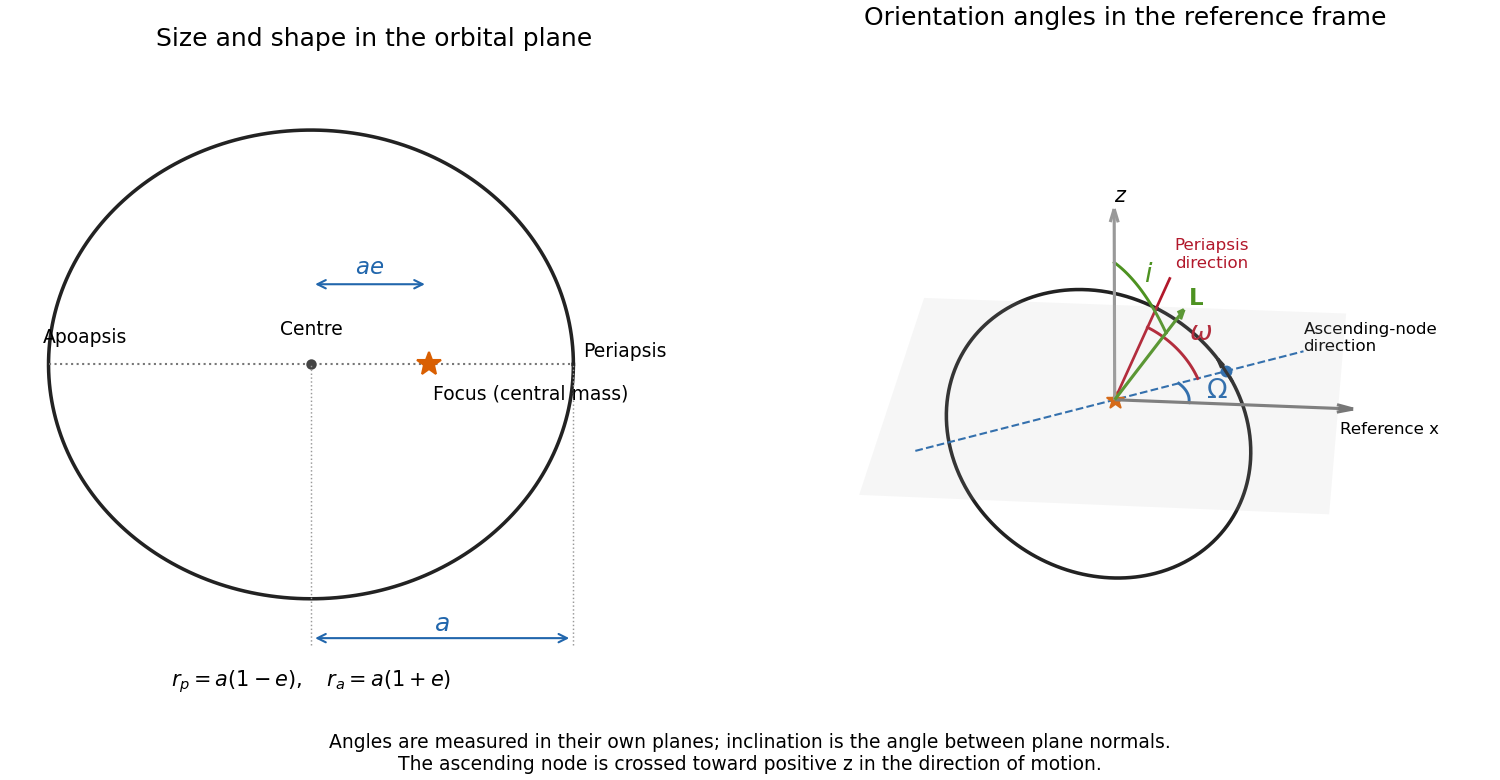

Write the Python code that produced this figure.
"""Original orbital-element geometry. Python 3.14; root NumPy/Matplotlib deps.
Emits opaque PNG basename to caller CWD and honors caller MPLCONFIGDIR.
"""
import numpy as np
import matplotlib
matplotlib.use('Agg')
import matplotlib.pyplot as plt

fig=plt.figure(figsize=(10,5.2),layout='constrained',facecolor='white')
left=fig.add_subplot(121)
a=1.8;e=.45;b=a*np.sqrt(1-e*e);E=np.linspace(0,2*np.pi,500)
left.plot(a*(np.cos(E)-e),b*np.sin(E),color='#222222',lw=1.7)
left.plot([-a*(1+e),a*(1-e)],[0,0],color='#777777',ls=':',lw=1)
left.plot(0,0,'*',color='#d95f02',ms=12)
left.text(.03,-.24,'Focus (central mass)',ha='left',fontsize=9)
left.plot(-a*e,0,'o',color='#444444',ms=4)
left.text(-a*e,.2,'Centre',ha='center',fontsize=9)
left.text(a*(1-e)+.07,.05,'Periapsis',ha='left',fontsize=9)
left.text(-a*(1+e)-.04,.15,'Apoapsis',ha='left',fontsize=9)
left.annotate('',xy=(0,.55),xytext=(-a*e,.55),arrowprops={'arrowstyle':'<->','color':'#2166ac'})
left.text(-a*e/2,.62,r'$ae$',ha='center',color='#2166ac',fontsize=11)
for x in [-a*e,a*(1-e)]:left.plot([x,x],[-b-.32,0],color='#999999',ls=':',lw=.7)
left.annotate('',xy=(a*(1-e),-b-.27),xytext=(-a*e,-b-.27),arrowprops={'arrowstyle':'<->','color':'#2166ac'})
left.text(a*(.5-e),-b-.22,r'$a$',ha='center',color='#2166ac',fontsize=12)
left.text(-a*e,-b-.6,r'$r_p=a(1-e),\quad r_a=a(1+e)$',ha='center',fontsize=10)
left.set_xlim(-2.9,2.15);left.set_ylim(-2.3,2.1)
left.set_aspect('equal');left.axis('off');left.set_title('Size and shape in the orbital plane',fontsize=12)

ax=fig.add_subplot(122,projection='3d')
Om=np.deg2rad(35);inc=np.deg2rad(40);omega=np.deg2rad(45)
node=np.array([np.cos(Om),np.sin(Om),0.]);side=np.array([-np.sin(Om)*np.cos(inc),np.cos(Om)*np.cos(inc),np.sin(inc)])
normal=np.cross(node,side);peri=np.cos(omega)*node+np.sin(omega)*side;other=-np.sin(omega)*node+np.cos(omega)*side
X,Y=np.meshgrid(np.linspace(-1.5,1.5,2),np.linspace(-1.5,1.5,2));ax.plot_surface(X,Y,np.zeros_like(X),color='#bbbbbb',alpha=.13,shade=False)
f=np.linspace(0,2*np.pi,700);ecc=.25;aa=1.1;r=aa*(1-ecc*ecc)/(1+ecc*np.cos(f));points=r[:,None]*(np.cos(f)[:,None]*peri+np.sin(f)[:,None]*other)
ax.plot(*points.T,color='#222222',lw=1.7)
ax.scatter(0,0,0,color='#d95f02',marker='*',s=70)
ax.plot(*np.array([-1.5*node,1.5*node]).T,color='#2166ac',ls='--',lw=1)
asc=aa*(1-ecc*ecc)/(1+ecc*np.cos(omega))*node;ax.scatter(*asc,color='#2166ac',s=22)
ax.text(*(1.5*node), 'Ascending-node\ndirection',fontsize=8)
ax.quiver(0,0,0,*np.array([1.6,0,0]),color='#777777',arrow_length_ratio=.07)
ax.text(1.52,0,-.20,'Reference x',fontsize=8)
ax.quiver(0,0,0,*np.array([0,0,1.45]),color='#999999',arrow_length_ratio=.07)
ax.text(0,0,1.5,r'$z$',fontsize=10)
ax.quiver(0,0,0,*(1.4*normal),color='#4d9221',arrow_length_ratio=.07)
ax.text(*(1.47*normal),r'$\mathbf{L}$',color='#4d9221',fontsize=11)
ax.plot(*np.array([np.zeros(3),1.1*peri]).T,color='#b2182b',lw=1.3)
ax.text(*(1.2*peri),'Periapsis\ndirection',fontsize=8,color='#b2182b')
# Omega in the reference plane, omega in the orbital plane, i between normals.
ang=np.linspace(0,Om,70);arc=.5*np.c_[np.cos(ang),np.sin(ang),np.zeros_like(ang)];ax.plot(*arc.T,color='#2166ac',lw=1.4)
ax.text(.63*np.cos(Om/2),.63*np.sin(Om/2),-.06,r'$\Omega$',color='#2166ac',fontsize=13)
ang=np.linspace(0,omega,70);arc=.65*(np.cos(ang)[:,None]*node+np.sin(ang)[:,None]*side);ax.plot(*arc.T,color='#b2182b',lw=1.4)
ax.text(*(.77*(np.cos(omega/2)*node+np.sin(omega/2)*side)),r'$\omega$',color='#b2182b',fontsize=13)
ang=np.linspace(0,inc,70);tangent=np.array([-np.sin(Om),np.cos(Om),0]);arc=1.05*(np.cos(ang)[:,None]*np.array([0,0,1])-np.sin(ang)[:,None]*tangent);ax.plot(*arc.T,color='#4d9221',lw=1.4)
ax.text(*(1.13*(np.cos(inc/2)*np.array([0,0,1])-np.sin(inc/2)*tangent)),r'$i$',color='#4d9221',fontsize=13)
# Actual prograde tangent at the ascending node points to positive z.
def orbit_position(ff):return aa*(1-ecc*ecc)/(1+ecc*np.cos(ff))*(np.cos(ff)*peri+np.sin(ff)*other)
start=orbit_position(-omega-.10);end=orbit_position(-omega+.12);ax.quiver(*start,*(end-start),color='#222222',arrow_length_ratio=.35)
ax.set_xlim(-1.65,1.9);ax.set_ylim(-1.65,1.9);ax.set_zlim(-1.3,1.65);ax.set_box_aspect((1,1,.8),zoom=1.22);ax.view_init(elev=26,azim=-85);ax.set_axis_off()
ax.set_title('Orientation angles in the reference frame',fontsize=12)
fig.supxlabel('Angles are measured in their own planes; inclination is the angle between plane normals.\nThe ascending node is crossed toward positive z in the direction of motion.',fontsize=9)
fig.savefig('paper-69-orbital-elements.png',dpi=150,facecolor='white',transparent=False)
plt.close(fig)
